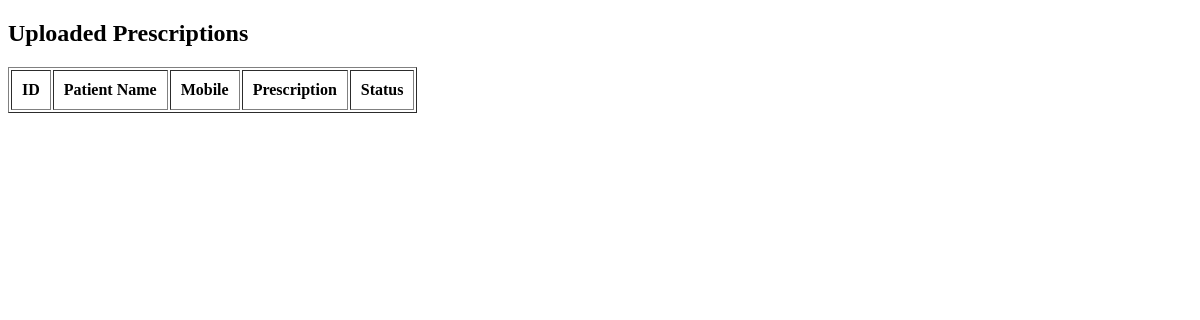
Before: /admin_prescriptions.php with the older database file.
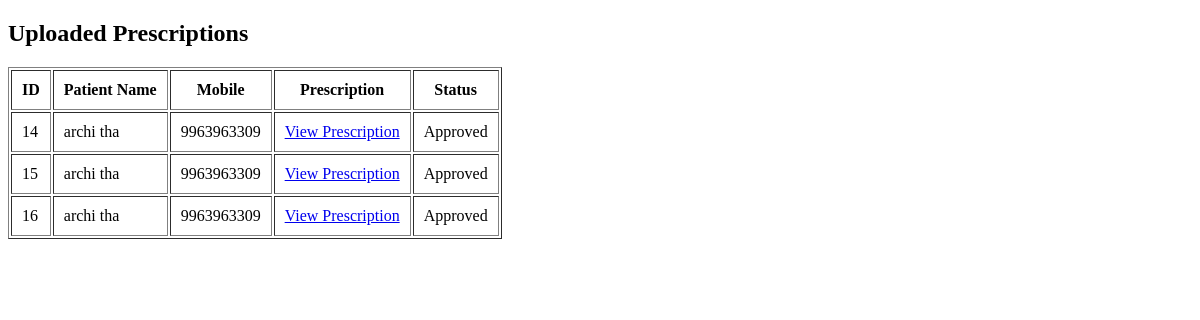
After: the same page with the newer database file.
### tables this page shows
CREATE TABLE `prescriptions` (
  `id` int(11) NOT NULL,
  `user_name` varchar(100) DEFAULT NULL,
  `product_id` int(11) DEFAULT NULL,
  `patient_name` varchar(100) NOT NULL,
  `mobile` varchar(20) NOT NULL,
  `prescription_file` varchar(255) NOT NULL,
  `status` varchar(50) NOT NULL DEFAULT 'Pending',
  `rejection_reason` text DEFAULT NULL,
  `recommended_medicines` text DEFAULT NULL,
  `upload_date` timestamp NOT NULL DEFAULT current_timestamp()
);

### admin_prescriptions.php (the view, shortened to what this page needs)
<?php
include 'db_Config/config.php';
$result = mysqli_query($Connection, "SELECT * FROM prescriptions");
?>
<!DOCTYPE html>
<html>
<head>
</head>
<body>
<h2>Uploaded Prescriptions</h2>
<table border="1" cellpadding="10">
<tr>
    <th>ID</th>
    <th>Patient Name</th>
    <th>Mobile</th>
    <th>Prescription</th>
    <th>Status</th>
</tr>
<?php while($row = mysqli_fetch_assoc($result)) { ?>
<tr>
    <td><?php echo $row['id']; ?></td>
    <td><?php echo $row['patient_name']; ?></td>
    <td><?php echo $row['mobile']; ?></td>
    <td>
        <a href="uploads/<?php echo $row['prescription_file']; ?>" target="_blank">
            View Prescription
        </a>
    </td>
    <td><?php echo $row['status']; ?></td>
</tr>
<?php } ?>
</table>
</body>
</html>

Changed rows visible on the page:
added prescriptions: id "14", patient_name "archi tha", mobile "9963963309", status "Approved"
added prescriptions: id "15", patient_name "archi tha", mobile "9963963309", status "Approved"
added prescriptions: id "16", patient_name "archi tha", mobile "9963963309", status "Approved"
